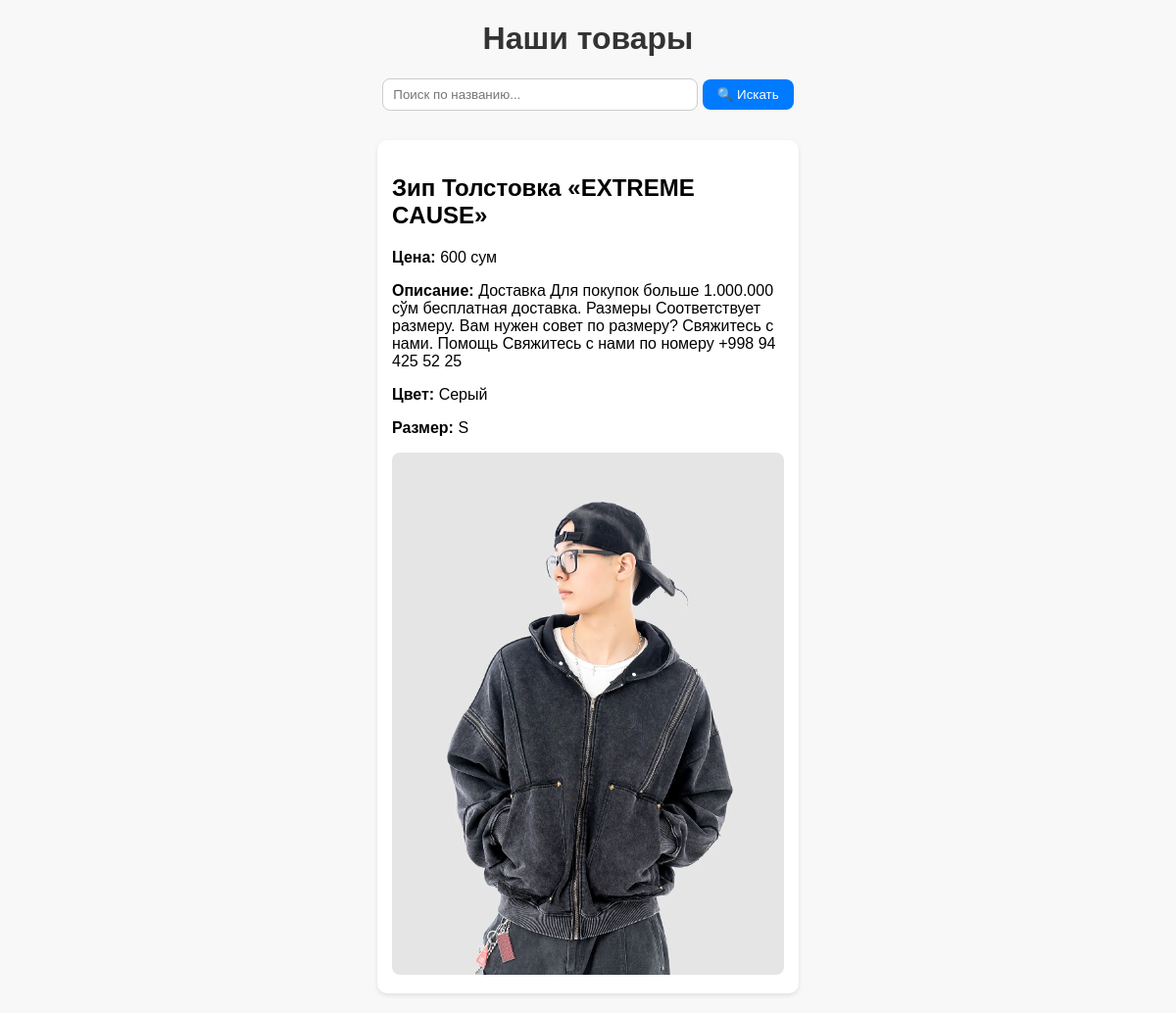
The page / on the database its author committed.
### clothes/models.py (models this page shows)
class Clothes(models.Model):
    title=models.CharField(max_length=50, verbose_name='Название товара:')
    price=models.PositiveIntegerField()
    images = models.ImageField(upload_to='images/')
    color = models.ForeignKey(Color,on_delete=models.CASCADE)
    desc = models.TextField()
    size = models.ForeignKey(Size,on_delete=models.CASCADE)

class Color(models.Model):
    color_name = models.CharField(max_length=50)
    def __str__(self):
        return self.color_name

class Size(models.Model):
    size_name = models.CharField(max_length=50)
    def __str__(self):
        return self.size_name

### clothes/views.py (the view)
# urls.py: path('',homepage)
def homepage(request):
    query = request.GET.get('q')
    if query:
        clothes = Clothes.objects.filter(title__icontains=query)
    else:
        clothes = Clothes.objects.all()
    context_menu = {
        'clothes': clothes,
        'query': query,
    }
    return render(request, 'home.html', context_menu)

### templates/home.html (shortened to what this page needs)
<!DOCTYPE html>
<html lang="ru">
<head>
</head>
<body>
    <h1>Наши товары</h1>
    <form method="get" action="">
        <input type="text" name="q" placeholder="Поиск по названию..." value="{{ query|default:'' }}">
        <button type="submit">🔍 Искать</button>
    </form>
    {% if clothes %}
        {% for kiyim in clothes %}
            <div class="item">
                <h2>{{ kiyim.title }}</h2>
                <p><strong>Цена:</strong> {{ kiyim.price }} сум</p>
                <p><strong>Описание:</strong> {{ kiyim.desc }}</p>
                <p><strong>Цвет:</strong> {{ kiyim.color }}</p>
                <p><strong>Размер:</strong> {{ kiyim.size }}</p>
                {% if kiyim.images %}
                    <img src="{{ kiyim.images.url }}" alt="{{ kiyim.title }}">
                {% endif %}
            </div>
        {% endfor %}
    {% else %}
        <p style="text-align:center;">Ничего не найдено </p>
    {% endif %}
</body>
</html>

### templates/home.html (style rules this page uses)
body { font-family: Arial, sans-serif; background: #f8f8f8; margin: 20px; }
h1 { text-align: center; color: #333; }
form { text-align: center; margin-bottom: 30px; }
input[type="text"] { padding: 8px 10px; width: 300px; border: 1px solid #ccc; border-radius: 8px; }
button { padding: 8px 15px; border: none; background-color: #007bff; color: white; border-radius: 8px; cursor: pointer; }
.item { background: white; padding: 15px; margin: 10px auto; border-radius: 10px; box-shadow: 0 2px 5px rgba(0,0,0,0.1); width: 400px; }
img { width: 100%; border-radius: 8px; }

### rows shown on the page
Clothes: title "Зип Толстовка «EXTREME CAUSE»", price "600", desc "Доставка Для покупок больше 1.000.000 сўм бесплатная доставка. Размеры Соответствует размеру. Вам нужен совет по размеру? Свяжитесь с нами. Помощь Свяжитесь с нами по номеру +998 94 425 52 25", color "Серый", size "S", images (picture)
